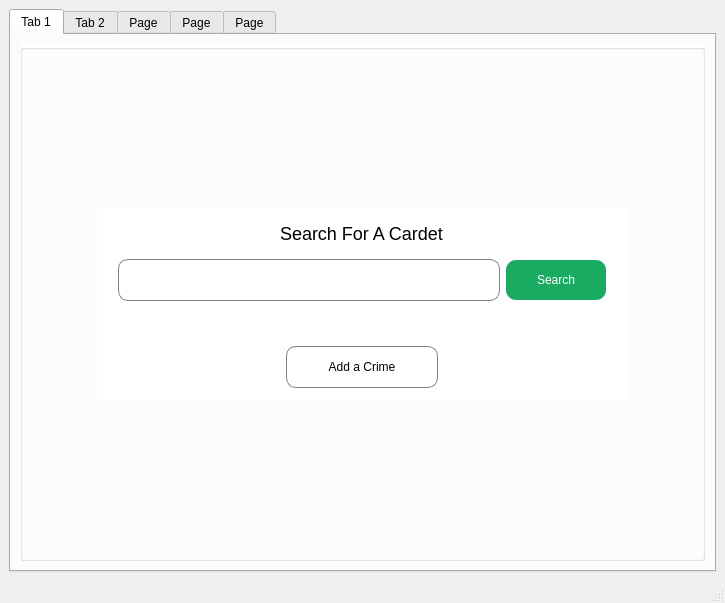
<?xml version="1.0" encoding="UTF-8"?>
<ui version="4.0">
 <class>MainWindow</class>
 <widget class="QMainWindow" name="MainWindow">
  <property name="geometry">
   <rect>
    <x>0</x>
    <y>0</y>
    <width>725</width>
    <height>599</height>
   </rect>
  </property>
  <property name="windowTitle">
   <string>MainWindow</string>
  </property>
  <widget class="QWidget" name="centralwidget">
   <layout class="QHBoxLayout" name="horizontalLayout">
    <item>
     <widget class="QTabWidget" name="tabWidget">
      <property name="currentIndex">
       <number>0</number>
      </property>
      <widget class="QWidget" name="tab">
       <attribute name="title">
        <string>Tab 1</string>
       </attribute>
       <layout class="QHBoxLayout" name="horizontalLayout_3">
        <item>
         <widget class="QGroupBox" name="groupBox">
          <property name="styleSheet">
           <string notr="true">background-color:white;</string>
          </property>
          <property name="title">
           <string/>
          </property>
          <layout class="QVBoxLayout" name="verticalLayout">
           <item alignment="Qt::AlignHCenter|Qt::AlignVCenter">
            <widget class="QGroupBox" name="groupBox_2">
             <property name="styleSheet">
              <string notr="true">border:none;</string>
             </property>
             <property name="title">
              <string/>
             </property>
             <layout class="QVBoxLayout" name="verticalLayout_2">
              <item alignment="Qt::AlignHCenter">
               <widget class="QLabel" name="label_11">
                <property name="styleSheet">
                 <string notr="true">font-size:18px</string>
                </property>
                <property name="text">
                 <string>Search For A Cardet</string>
                </property>
               </widget>
              </item>
              <item alignment="Qt::AlignVCenter">
               <widget class="QGroupBox" name="groupBox_3">
                <property name="styleSheet">
                 <string notr="true">border:none</string>
                </property>
                <property name="title">
                 <string/>
                </property>
                <layout class="QHBoxLayout" name="horizontalLayout_2">
                 <item>
                  <widget class="QLineEdit" name="lineEdit_2">
                   <property name="styleSheet">
                    <string notr="true">min-width: 350px; min-height:40px;border-radius:10px;border:1px solid grey;padding-left:20px;padding-right:10px;font-size:15px;color:grey;</string>
                   </property>
                   <property name="text">
                    <string/>
                   </property>
                  </widget>
                 </item>
                 <item>
                  <widget class="QPushButton" name="pushButton_3">
                   <property name="styleSheet">
                    <string notr="true">min-width:100px;background-color:#1AAA62; min-height:40px;color:white;border:none;border-radius:10px;</string>
                   </property>
                   <property name="text">
                    <string>Search</string>
                   </property>
                  </widget>
                 </item>
                </layout>
               </widget>
              </item>
              <item>
               <spacer name="verticalSpacer">
                <property name="orientation">
                 <enum>Qt::Vertical</enum>
                </property>
                <property name="sizeHint" stdset="0">
                 <size>
                  <width>20</width>
                  <height>30</height>
                 </size>
                </property>
               </spacer>
              </item>
              <item alignment="Qt::AlignHCenter">
               <widget class="QPushButton" name="AddCrimeButton">
                <property name="styleSheet">
                 <string notr="true">background-color:white; min-height:40;min-width:150;border:1px solid grey;border-radius:10px;</string>
                </property>
                <property name="text">
                 <string>Add a Crime</string>
                </property>
               </widget>
              </item>
             </layout>
            </widget>
           </item>
          </layout>
         </widget>
        </item>
       </layout>
      </widget>
      <widget class="QWidget" name="tab_2">
       <attribute name="title">
        <string>Tab 2</string>
       </attribute>
       <layout class="QHBoxLayout" name="horizontalLayout_4">
        <item>
         <widget class="QGroupBox" name="groupBox_4">
          <property name="styleSheet">
           <string notr="true">background-color:white;</string>
          </property>
          <property name="title">
           <string/>
          </property>
          <layout class="QVBoxLayout" name="verticalLayout_3">
           <item alignment="Qt::AlignHCenter|Qt::AlignTop">
            <widget class="QGroupBox" name="groupBox_6">
             <property name="enabled">
              <bool>true</bool>
             </property>
             <property name="sizePolicy">
              <sizepolicy hsizetype="Preferred" vsizetype="Minimum">
               <horstretch>0</horstretch>
               <verstretch>0</verstretch>
              </sizepolicy>
             </property>
             <property name="maximumSize">
              <size>
               <width>16777215</width>
               <height>75</height>
              </size>
             </property>
             <property name="styleSheet">
              <string notr="true">border:nne</string>
             </property>
             <property name="title">
              <string>GroupBox</string>
             </property>
             <property name="flat">
              <bool>false</bool>
             </property>
             <layout class="QHBoxLayout" name="horizontalLayout_5">
              <property name="sizeConstraint">
               <enum>QLayout::SetMaximumSize</enum>
              </property>
              <property name="leftMargin">
               <number>0</number>
              </property>
              <property name="topMargin">
               <number>0</number>
              </property>
              <property name="bottomMargin">
               <number>9</number>
              </property>
              <item>
               <widget class="QLineEdit" name="lineEdit_3">
                <property name="styleSheet">
                 <string notr="true">min-height:40;min-width:300;border-radius:10px;border:1px solid grey;</string>
                </property>
               </widget>
              </item>
              <item>
               <widget class="QPushButton" name="pushButton_5">
                <property name="styleSheet">
                 <string notr="true">min-height:40;min-width:100;background-color:#1AAA62;color:white;border:none; border-radius:10</string>
                </property>
                <property name="text">
                 <string>Search</string>
                </property>
               </widget>
              </item>
              <item>
               <widget class="QPushButton" name="pushButton_6">
                <property name="styleSheet">
                 <string notr="true">min-height:40px;min-width:100;border:1px solid grey; border-radius:10</string>
                </property>
                <property name="text">
                 <string>Add A Crime</string>
                </property>
               </widget>
              </item>
             </layout>
            </widget>
           </item>
           <item>
            <widget class="QGroupBox" name="groupBox_5">
             <property name="sizePolicy">
              <sizepolicy hsizetype="Preferred" vsizetype="Expanding">
               <horstretch>0</horstretch>
               <verstretch>0</verstretch>
              </sizepolicy>
             </property>
             <property name="maximumSize">
              <size>
               <width>16777215</width>
               <height>16777215</height>
              </size>
             </property>
             <property name="styleSheet">
              <string notr="true">padding:0;border:none;</string>
             </property>
             <property name="title">
              <string/>
             </property>
             <property name="alignment">
              <set>Qt::AlignLeading|Qt::AlignLeft|Qt::AlignVCenter</set>
             </property>
             <layout class="QHBoxLayout" name="horizontalLayout_6">
              <item>
               <widget class="QGroupBox" name="groupBox_7">
                <property name="title">
                 <string/>
                </property>
               </widget>
              </item>
              <item>
               <widget class="QGroupBox" name="groupBox_8">
                <property name="styleSheet">
                 <string notr="true">padding:10px;</string>
                </property>
                <property name="title">
                 <string/>
                </property>
               </widget>
              </item>
             </layout>
            </widget>
           </item>
          </layout>
         </widget>
        </item>
       </layout>
      </widget>
      <widget class="QWidget" name="tab_3">
       <attribute name="title">
        <string>Page</string>
       </attribute>
       <layout class="QHBoxLayout" name="horizontalLayout_7">
        <item>
         <widget class="QGroupBox" name="groupBox_9">
          <property name="styleSheet">
           <string notr="true">background-color:white;</string>
          </property>
          <property name="title">
           <string/>
          </property>
          <layout class="QVBoxLayout" name="verticalLayout_5">
           <item alignment="Qt::AlignHCenter|Qt::AlignVCenter">
            <widget class="QGroupBox" name="groupBox_12">
             <property name="styleSheet">
              <string notr="true">border:none</string>
             </property>
             <property name="title">
              <string/>
             </property>
             <layout class="QVBoxLayout" name="verticalLayout_6">
              <item alignment="Qt::AlignHCenter">
               <widget class="QLabel" name="label_2">
                <property name="styleSheet">
                 <string notr="true">font-size:18px; font-weight:500;</string>
                </property>
                <property name="text">
                 <string>Add A New Crime</string>
                </property>
               </widget>
              </item>
              <item>
               <widget class="QGroupBox" name="groupBox_13">
                <property name="title">
                 <string/>
                </property>
                <layout class="QHBoxLayout" name="horizontalLayout_9">
                 <item>
                  <widget class="QLineEdit" name="lineEdit_4">
                   <property name="styleSheet">
                    <string notr="true">min-width:300;min-height:40;border-radius:20px;border:1px solid grey; padding-left:20px; padding-right:20px;font-size:15px;color:grey;</string>
                   </property>
                   <property name="text">
                    <string>NDA Number</string>
                   </property>
                  </widget>
                 </item>
                 <item>
                  <widget class="QPushButton" name="pushButton_4">
                   <property name="styleSheet">
                    <string notr="true">min-height:40;background-color:white;border-radius:20px;border:1px solid grey;color:#1AAA62;font-weight:600;font-size:15px;min-width:80;</string>
                   </property>
                   <property name="text">
                    <string>GO</string>
                   </property>
                  </widget>
                 </item>
                </layout>
               </widget>
              </item>
             </layout>
            </widget>
           </item>
          </layout>
         </widget>
        </item>
       </layout>
      </widget>
      <widget class="QWidget" name="tab_4">
       <attribute name="title">
        <string>Page</string>
       </attribute>
       <layout class="QHBoxLayout" name="horizontalLayout_8">
        <item alignment="Qt::AlignHCenter">
         <widget class="QGroupBox" name="groupBox_10">
          <property name="styleSheet">
           <string notr="true">border:none;</string>
          </property>
          <property name="title">
           <string/>
          </property>
          <layout class="QVBoxLayout" name="verticalLayout_4">
           <item alignment="Qt::AlignHCenter">
            <widget class="QLabel" name="label">
             <property name="styleSheet">
              <string notr="true">font-weight:500;font-size:18px</string>
             </property>
             <property name="text">
              <string>Add A New Crime</string>
             </property>
            </widget>
           </item>
           <item>
            <widget class="QLineEdit" name="fullname">
             <property name="styleSheet">
              <string notr="true">border:1px solid grey;min-width:350;min-height:40;border-radius:20;padding-left:20px;padd-right:20px;color:grey;</string>
             </property>
             <property name="text">
              <string>Full Name</string>
             </property>
            </widget>
           </item>
           <item>
            <widget class="QLineEdit" name="ndanumber">
             <property name="styleSheet">
              <string notr="true">border:1px solid grey;min-width:350;min-height:40;border-radius:20;padding-left:20px;padd-right:20px;color:grey;</string>
             </property>
             <property name="text">
              <string>NDA Number</string>
             </property>
            </widget>
           </item>
           <item>
            <widget class="QLineEdit" name="department">
             <property name="styleSheet">
              <string notr="true">border:1px solid grey;min-width:350;min-height:40;border-radius:20;padding-left:20px;padd-right:20px;color:grey;</string>
             </property>
             <property name="text">
              <string>Department</string>
             </property>
            </widget>
           </item>
           <item>
            <widget class="QLineEdit" name="state">
             <property name="styleSheet">
              <string notr="true">border:1px solid grey;min-width:350;min-height:40;border-radius:20;padding-left:20px;padd-right:20px;color:grey;</string>
             </property>
             <property name="text">
              <string>State</string>
             </property>
            </widget>
           </item>
           <item>
            <widget class="QLineEdit" name="dateofbirth">
             <property name="styleSheet">
              <string notr="true">border:1px solid grey;min-width:350;min-height:40;border-radius:20;padding-left:20px;padd-right:20px;color:grey;</string>
             </property>
             <property name="text">
              <string>Date Of Birth</string>
             </property>
            </widget>
           </item>
           <item>
            <widget class="QLineEdit" name="sex">
             <property name="styleSheet">
              <string notr="true">border:1px solid grey;min-width:350;min-height:40;border-radius:20;padding-left:20px;padd-right:20px;color:grey;</string>
             </property>
             <property name="text">
              <string>Sex</string>
             </property>
            </widget>
           </item>
           <item>
            <widget class="QLineEdit" name="battalion">
             <property name="styleSheet">
              <string notr="true">border:1px solid grey;min-width:350;min-height:40;border-radius:20;padding-left:20px;padd-right:20px;color:grey;</string>
             </property>
             <property name="text">
              <string>Battalion</string>
             </property>
            </widget>
           </item>
           <item>
            <widget class="QLineEdit" name="description">
             <property name="styleSheet">
              <string notr="true">border:1px solid grey;min-width:350;min-height:40;border-radius:20;padding-left:20px;padd-right:20px;color:grey;</string>
             </property>
             <property name="text">
              <string>Crime Description</string>
             </property>
            </widget>
           </item>
           <item>
            <widget class="QPushButton" name="imageBotton">
             <property name="styleSheet">
              <string notr="true">min-width:350;min-height:40;background-color:grey;color:white;border-radius:15</string>
             </property>
             <property name="text">
              <string>Add Image</string>
             </property>
            </widget>
           </item>
           <item>
            <widget class="QPushButton" name="pushButton_7">
             <property name="styleSheet">
              <string notr="true">height:40;min-width:350;background-color:#1AAA62;color:white;border-radius:15px</string>
             </property>
             <property name="text">
              <string>Submit</string>
             </property>
            </widget>
           </item>
          </layout>
         </widget>
        </item>
       </layout>
      </widget>
      <widget class="QWidget" name="tab_5">
       <attribute name="title">
        <string>Page</string>
       </attribute>
       <layout class="QHBoxLayout" name="horizontalLayout_10">
        <item alignment="Qt::AlignHCenter|Qt::AlignVCenter">
         <widget class="QGroupBox" name="groupBox_11">
          <property name="styleSheet">
           <string notr="true">border:none;</string>
          </property>
          <property name="title">
           <string/>
          </property>
          <layout class="QVBoxLayout" name="verticalLayout_7">
           <item alignment="Qt::AlignHCenter">
            <widget class="QLabel" name="label_3">
             <property name="styleSheet">
              <string notr="true">font-weight:500;font-size:18px</string>
             </property>
             <property name="text">
              <string>Add A New Crime</string>
             </property>
            </widget>
           </item>
           <item>
            <spacer name="verticalSpacer_2">
             <property name="orientation">
              <enum>Qt::Vertical</enum>
             </property>
             <property name="sizeHint" stdset="0">
              <size>
               <width>20</width>
               <height>40</height>
              </size>
             </property>
            </spacer>
           </item>
           <item alignment="Qt::AlignHCenter">
            <widget class="QLabel" name="label_4">
             <property name="styleSheet">
              <string notr="true">font-size:16px;font-weight:500;</string>
             </property>
             <property name="text">
              <string>John Doe</string>
             </property>
            </widget>
           </item>
           <item>
            <widget class="QTextEdit" name="textEdit">
             <property name="styleSheet">
              <string notr="true">border:1px solid grey; border-radius: 20px;padding:20px;color:grey;min-width:300px;</string>
             </property>
            </widget>
           </item>
           <item alignment="Qt::AlignHCenter">
            <widget class="QPushButton" name="pushButton_8">
             <property name="styleSheet">
              <string notr="true">min-height:40px;background-color:#1AAA62;max-width:200;color:white;border-radius:15;min-width:200px;</string>
             </property>
             <property name="text">
              <string>Submit</string>
             </property>
            </widget>
           </item>
          </layout>
         </widget>
        </item>
       </layout>
      </widget>
     </widget>
    </item>
   </layout>
  </widget>
  <widget class="QStatusBar" name="statusbar"/>
 </widget>
 <resources/>
 <connections/>
</ui>
